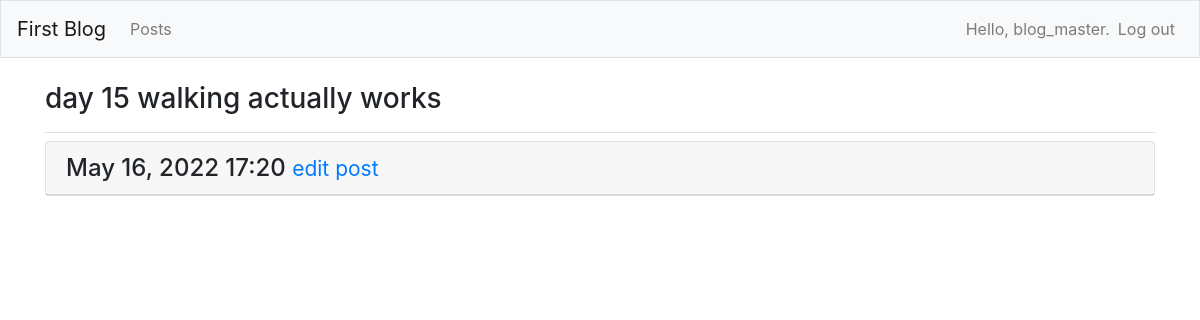
Screenshot of /post/3/ (signed in) with the database file from the repository.
### first_blog/models.py (models this page shows)
class BlogPost(models.Model):
    title = models.CharField(max_length=150)
    text = models.TextField()
    date_added = models.DateTimeField(auto_now_add=True)
    owner = models.ForeignKey(User, on_delete=models.CASCADE)
    def __str__(self):
        return f"{self.title}\n{self.text}"

### first_blog/views.py (the view)
# urls.py: path('post/<int:post_id>/', views.post, name='post'),
@login_required
def post(request, post_id):
    post = BlogPost.objects.get(id=post_id, owner=request.user)
    context = {'post': post}
    return render(request, 'first_blog/post.html', context)

### first_blog/templates/first_blog/post.html
{% extends 'first_blog/base.html' %}
{% block page_header %}
<h3>{{ post }}</h3>
{% endblock page_header %}
{% block content %}
  <div class="card mb-3">
    <h4 class="card-header">
    {{ post.date_added|date:'M d, Y H:i' }}
    <small><a href="{% url 'first_blog:edit_post' post.id %}">
    edit post</a></small>
    </h4>
  </div>
{% endblock content %}

### first_blog/templates/first_blog/base.html (shortened to what this page needs)
{% load bootstrap4 %}
<!doctype html>
<html lang="en">
<head>
  {% bootstrap_css %}
</head>
<body>
  <nav class="navbar navbar-expand-md navbar-light bg-light mb-4 border">
    <a class="navbar-brand" href="{% url 'first_blog:index'%}">
        First Blog</a>
    <div class="collapse navbar-collapse" id="navbarCollapse">
      <ul class="navbar-nav mr-auto">
        <li class="nav-item">
          <a class="nav-link" href="{% url 'first_blog:index'%}">
              Posts</a></li>
      </ul>
      <ul class="navbar-nav ml-auto">
        {% if user.is_authenticated %}
          <li class="nav-item">
            <span class="navbar-text"}">Hello, {{ user.username }}.</span>
          </li>
          <li class="nav-item">
            <a class="nav-link" href="{% url 'users:logout' %}">Log out</a>
          </li>
        {% else %}
          <li class="nav-item">
            <a class="nav-link" href="{% url 'users:register' %}">Register</a>
          </li>
          <li class="nav-item">
            <a class="nav-link" href="{% url 'users:login' %}">Log in</a></li>
        {% endif %}
      </ul>
    </div>
  </nav>
  <main role="main" class="container">
    <div class="pb-2 mb-2 border-bottom">
      {% block page_header %}{% endblock page_header %}
    </div>
    <div>
      {% block content %}{% endblock content %}
    </div>
  </main>
</body>
</html>

### rows the page displays
BlogPost: title+text "day 15 walking actually works", date_added "May 16, 2022 17:20"

### other values shown
{{ user.username }} "blog_master"
